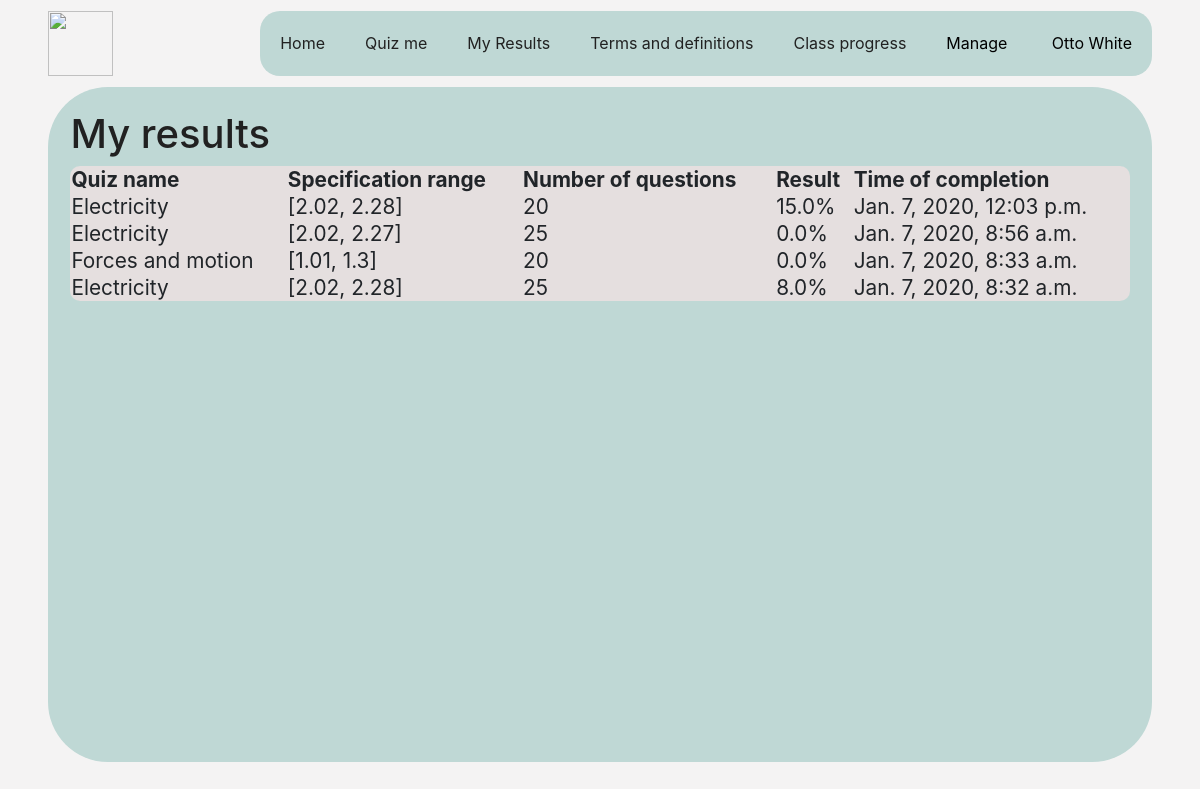
The page /my_results (signed in) on the database as committed earlier.
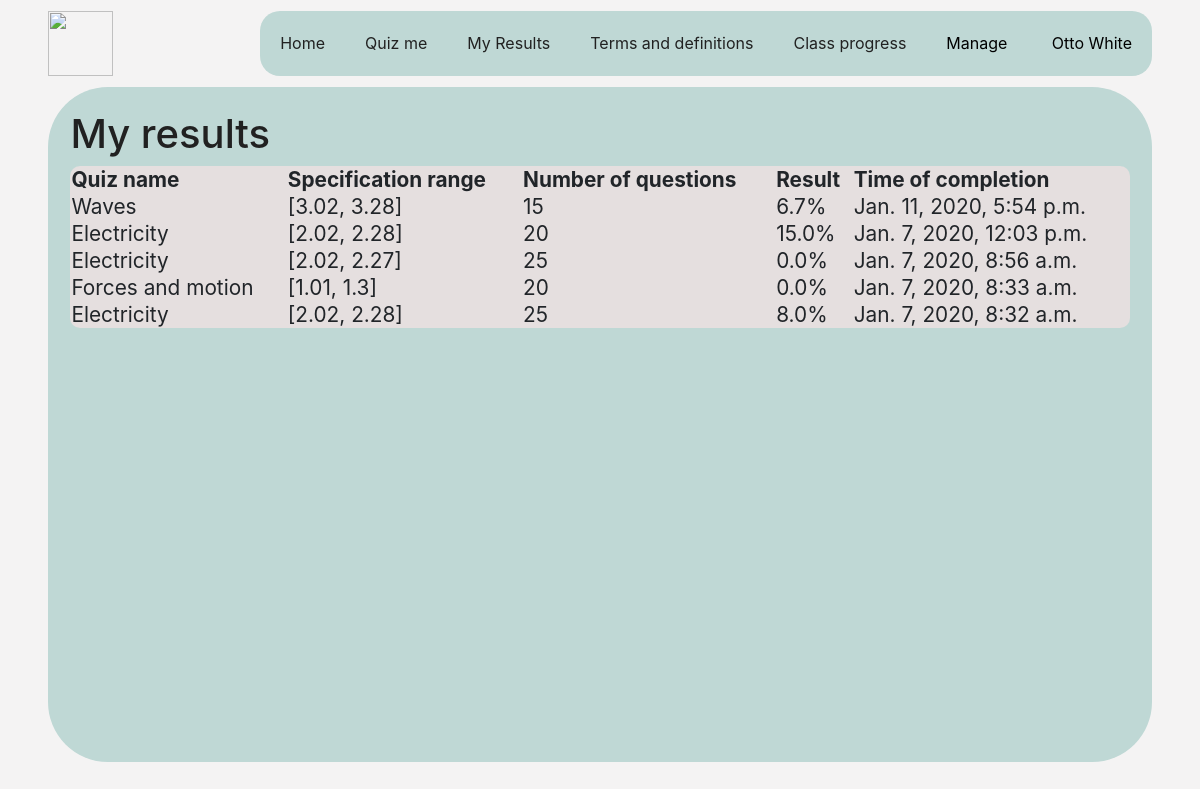
The same page on the database as committed later.
### main_app/models.py (models this page shows, shortened)
class QuizResult(models.Model):
    result_id           = models.AutoField(primary_key=True)
    quiz                = models.ForeignKey(Quiz, on_delete=models.CASCADE)
    user                = models.ForeignKey(users_models.User, on_delete=models.CASCADE)
    percentage_correct  = models.FloatField()
    completed_on        = models.DateTimeField(auto_now_add=True)

class Quiz(models.Model):
    quiz_id                 = models.AutoField(primary_key=True)
    quiz_name               = models.TextField()
    specification_range     = models.TextField()  # maybe change later
    no_questions            = models.IntegerField()

### main_app/views.py (the view)
# urls.py: path('my_results', ViewResultsView.as_view(), name="main-view-results"),
class ViewResultsView(LoginRequiredTemplateView):
    template_name = 'main_app/view_results.html'
    def get(self, request):
        current_user = request.user
        args = {
            'title': 'My Results',
            'results': QuizResult.objects.filter(user=current_user).order_by('-completed_on')
        }
        return render(request, self.template_name, args)

### main_app/templates/main_app/view_results.html (shortened to what this page needs)
{% extends "main_app/logged_in.html" %}
{% block content %}
    <h1>My results</h1>
    {% if results %}
    <table id='results-table'>
        <tr>
            <th>Quiz name</th>
            <th>Specification range</th>
            <th>Number of questions</th>
            <th>Result</th>
            <th>Time of completion</th>
        </tr>
        {% for result in results %}
            <tr>
                <td>{{ result.quiz.quiz_name }}</td>
                <td>{{ result.quiz.specification_range }}</td>
                <td>{{ result.quiz.no_questions }}</td>
                <td>{{ result.percentage_correct }}%</td>
                <td>{{ result.completed_on }}</td>
            </tr>
        {% endfor %}
    </table>
    {% else %}
        <p>
            You have no results to display.
        </p>
    {% endif %}
{% endblock content %}

Rows that differ between the two databases and show on the page:
added QuizResult: quiz.quiz_name "Waves", quiz.specification_range "[3.02, 3.28]", quiz.no_questions "15", percentage_correct "6.7", completed_on "Jan. 11, 2020, 5:54 p.m."
